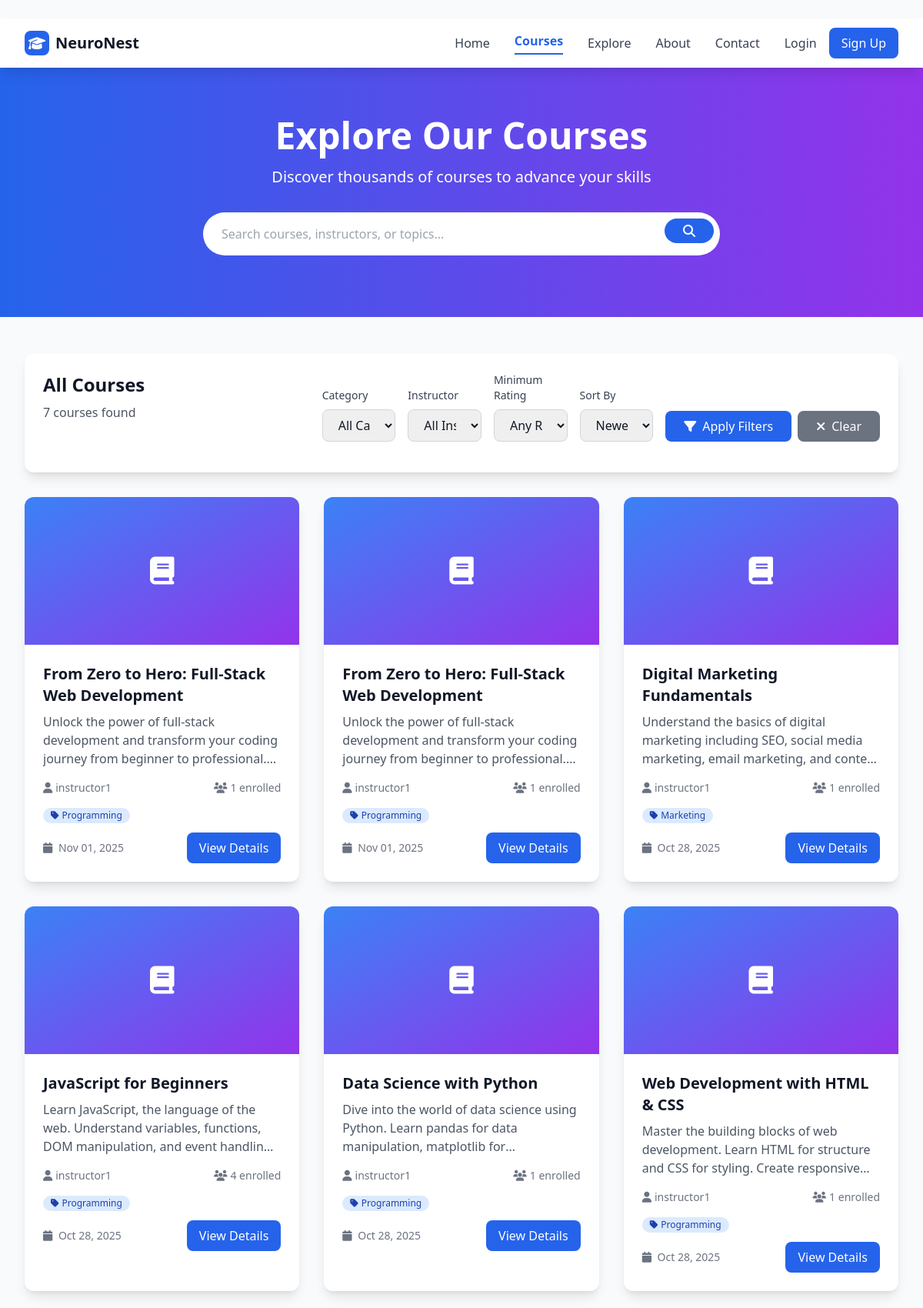
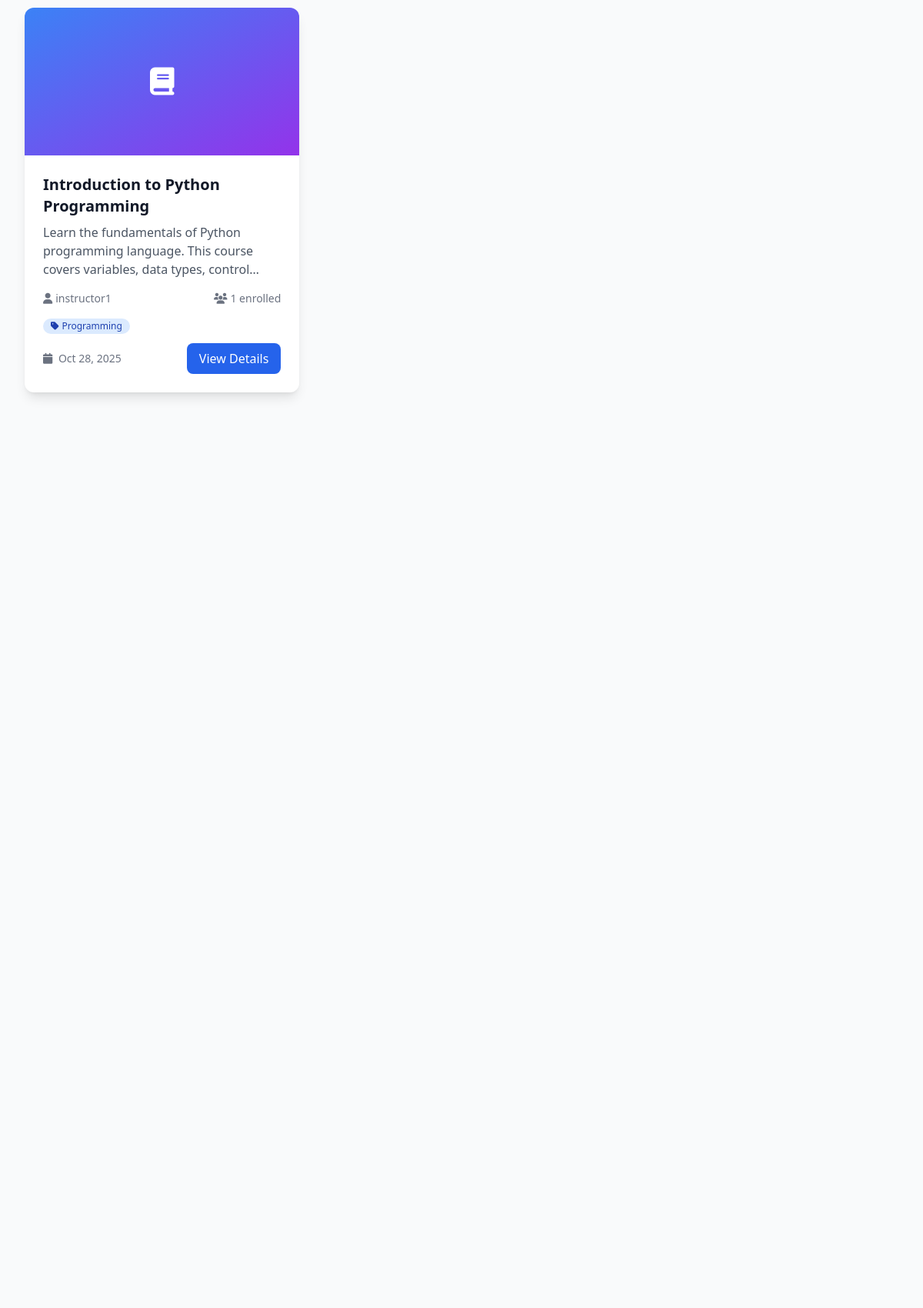
Page /courses/ (upper part) on the committed database (2 pictures, top to bottom).
### courses/models.py (models this page shows, shortened)
class Course(models.Model):
    CATEGORY_CHOICES = [
        ('programming', 'Programming'),
        ('design', 'Design'),
        ('business', 'Business'),
        ('data_science', 'Data Science'),
        ('marketing', 'Marketing'),
        ('photography', 'Photography'),
        ('music', 'Music'),
        ('language', 'Language'),
        ('health', 'Health & Fitness'),
        ('other', 'Other'),
    ]
    title = models.CharField(max_length=200)
    description = models.TextField(blank=True)
    instructor = models.ForeignKey(User, on_delete=models.CASCADE, limit_choices_to={'role': 'instructor'})
    category = models.CharField(max_length=50, choices=CATEGORY_CHOICES, default='other')
    created_at = models.DateTimeField(auto_now_add=True)

### users/models.py (models this page shows, shortened)
class CustomUser(AbstractUser):
    ROLE_CHOICES = (
        ('student', 'Student'),
        ('instructor', 'Instructor'),
        ('admin', 'Admin'),
    )
    role = models.CharField(max_length=20, choices=ROLE_CHOICES, default='student')

### courses/views.py (the view, shortened to what this page needs)
# urls.py: path('', views.course_list, name='course_list'),
def course_list(request):
    courses = Course.objects.all().annotate(
        enrollment_count=Count('enrollment'),
        avg_rating=Avg('progress__score')
    )
    search_query = request.GET.get('search', '')
    instructor_filter = request.GET.get('instructor', '')
    category_filter = request.GET.get('category', '')
    sort_by = request.GET.get('sort', 'newest')
    min_rating = request.GET.get('min_rating', '')
    if category_filter:
        courses = courses.filter(category=category_filter)
    if instructor_filter:
        courses = courses.filter(instructor__username__icontains=instructor_filter)
    if min_rating:
        try:
            min_rating_value = float(min_rating)
            courses = courses.filter(avg_rating__gte=min_rating_value)
        except (ValueError, TypeError):
            pass
    if sort_by == 'newest':
        courses = courses.order_by('-created_at')
    elif sort_by == 'oldest':
        courses = courses.order_by('created_at')
    elif sort_by == 'popular':
        courses = courses.order_by('-enrollment_count', '-created_at')
    elif sort_by == 'rating':
        courses = courses.order_by('-avg_rating', '-created_at')
    elif sort_by == 'title':
        courses = courses.order_by('title')
    elif sort_by == 'category':
        courses = courses.order_by('category', 'title')
    else:
        courses = courses.order_by('-created_at')
    instructors = User.objects.filter(role='instructor', course__isnull=False).distinct().order_by('username')
    categories_with_counts = Course.objects.values('category').annotate(
        count=Count('id'),
        category_display=Case(
            *[When(category=choice[0], then=Value(choice[1])) for choice in Course.CATEGORY_CHOICES],
            default=Value('Other'),
            output_field=CharField()
        )
    ).order_by('category_display')
    paginator = Paginator(courses, 9)  # 9 courses per page
    page_number = request.GET.get('page')
    page_obj = paginator.get_page(page_number)
    context = {
        'page_obj': page_obj,
        'search_query': search_query,
        'instructor_filter': instructor_filter,
        'category_filter': category_filter,
        'sort_by': sort_by,
        'min_rating': min_rating,
        'total_courses': courses.count(),
        'instructors': instructors,
        'categories': categories_with_counts,
        'category_choices': Course.CATEGORY_CHOICES,
        'sort_options': [
            ('newest', 'Newest First'),
            ('oldest', 'Oldest First'),
            ('popular', 'Most Popular'),
            ('rating', 'Highest Rated'),
            ('title', 'Alphabetical'),
            ('category', 'By Category'),
        ]
    }
    return render(request, 'courses/course/course_list.html', context)

### courses/templates/courses/course/course_list.html (shortened to what this page needs)
﻿{% extends 'base/base.html' %}
{% block content %}
<div class="bg-gradient-to-r from-blue-600 to-purple-600 text-white py-16">
    <div class="max-w-7xl mx-auto px-4 sm:px-6 lg:px-8">
        <div class="text-center">
            <h1 class="text-4xl md:text-5xl font-bold mb-4">Explore Our Courses</h1>
            <p class="text-xl mb-8">Discover thousands of courses to advance your skills</p>
            <form method="GET" class="max-w-2xl mx-auto">
                <div class="relative">
                    <input type="text" name="search" value="{{ search_query }}"
                        placeholder="Search courses, instructors, or topics..."
                        class="w-full px-6 py-4 text-gray-900 rounded-full focus:outline-none focus:ring-4 focus:ring-blue-300">
                    <button type="submit"
                        class="absolute right-2 top-2 bg-blue-600 text-white px-6 py-2 rounded-full hover:bg-blue-700 transition-colors">
                        <i class="fas fa-search"></i>
                    </button>
                </div>
            </form>
        </div>
    </div>
</div>
<div class="max-w-7xl mx-auto px-4 sm:px-6 lg:px-8 py-12">
    <div class="mb-8">
        <div class="bg-white dark:bg-gray-800 rounded-xl shadow-lg p-6 mb-6">
            <div class="flex flex-col lg:flex-row lg:items-start lg:justify-between gap-6">
                <div class="flex-1">
                    <h2 class="text-2xl font-bold text-gray-900 dark:text-white mb-2">
                        {% if search_query %}
                        Search Results for "{{ search_query }}"
                        {% else %}
                        All Courses
                        {% endif %}
                    </h2>
                    <p class="text-gray-600 dark:text-gray-300">
                        {{ total_courses }} course{{ total_courses|pluralize }} found
                    </p>
                </div>
                <div class="lg:w-2/3">
                    <form method="GET" class="space-y-4 md:space-y-0 md:flex md:items-end md:space-x-4">
                        <div class="flex-1">
                            <label for="category"
                                class="block text-sm font-medium text-gray-700 dark:text-gray-300 mb-2">
                                Category
                            </label>
                            <select name="category" id="category"
                                class="w-full px-4 py-2 border border-gray-300 dark:border-gray-600 rounded-lg focus:ring-2 focus:ring-blue-500 focus:border-transparent dark:bg-gray-700 dark:text-white">
                                <option value="">All Categories</option>
                            </select>
                        </div>
                        <div class="flex-1">
                            <label for="instructor"
                                class="block text-sm font-medium text-gray-700 dark:text-gray-300 mb-2">
                                Instructor
                            </label>
                            <select name="instructor" id="instructor"
                                class="w-full px-4 py-2 border border-gray-300 dark:border-gray-600 rounded-lg focus:ring-2 focus:ring-blue-500 focus:border-transparent dark:bg-gray-700 dark:text-white">
                                <option value="">All Instructors</option>
                            </select>
                        </div>
                        <div class="flex-1">
                            <label for="min_rating"
                                class="block text-sm font-medium text-gray-700 dark:text-gray-300 mb-2">
                                Minimum Rating
                            </label>
                            <select name="min_rating" id="min_rating"
                                class="w-full px-4 py-2 border border-gray-300 dark:border-gray-600 rounded-lg focus:ring-2 focus:ring-blue-500 focus:border-transparent dark:bg-gray-700 dark:text-white">
                                <option value="">Any Rating</option>
                            </select>
                        </div>
                        <div class="flex-1">
                            <label for="sort" class="block text-sm font-medium text-gray-700 dark:text-gray-300 mb-2">
                                Sort By
                            </label>
                            <select name="sort" id="sort"
                                class="w-full px-4 py-2 border border-gray-300 dark:border-gray-600 rounded-lg focus:ring-2 focus:ring-blue-500 focus:border-transparent dark:bg-gray-700 dark:text-white">
                                {% for value, label in sort_options %}
                                <option value="{{ value }}">{{ label }}</option>
                                {% endfor %}
                            </select>
                        </div>
                        <div class="flex space-x-2">
                            <button type="submit"
                                class="bg-blue-600 text-white px-6 py-2 rounded-lg hover:bg-blue-700 transition-colors">
                                <i class="fas fa-filter mr-2"></i>Apply Filters
                            </button>
                            <a href="{% url 'courses:course_list' %}"
                                class="bg-gray-500 text-white px-6 py-2 rounded-lg hover:bg-gray-600 transition-colors">
                                <i class="fas fa-times mr-2"></i>Clear
                            </a>
                        </div>
                    </form>
                </div>
            </div>
        </div>
    </div>
    {% if page_obj %}
    <div class="grid grid-cols-1 md:grid-cols-2 lg:grid-cols-3 gap-8 mb-12">
        {% for course in page_obj %}
        <div
            class="bg-white dark:bg-gray-800 rounded-xl shadow-lg overflow-hidden hover:shadow-xl transition-shadow duration-300">
            <div class="h-48 bg-gradient-to-br from-blue-500 to-purple-600 flex items-center justify-center">
                <i class="fas fa-book text-white text-4xl"></i>
            </div>
            <div class="p-6">
                <h3 class="text-xl font-bold text-gray-900 dark:text-white mb-2">{{ course.title }}</h3>
                <p class="text-gray-600 dark:text-gray-300 mb-4 line-clamp-3">{{ course.description|truncatewords:20 }}
                </p>
                <div class="flex items-center justify-between text-sm text-gray-500 dark:text-gray-400 mb-4">
                    <div class="flex items-center">
                        <i class="fas fa-user mr-1"></i>
                        <span>{{ course.instructor.username }}</span>
                    </div>
                    <div class="flex items-center">
                        <i class="fas fa-users mr-1"></i>
                        <span>{{ course.enrollment_count }} enrolled</span>
                    </div>
                </div>
                <div class="mb-3">
                    <span
                        class="inline-flex items-center px-2.5 py-0.5 rounded-full text-xs font-medium bg-blue-100 text-blue-800 dark:bg-blue-900 dark:text-blue-200">
                        <i class="fas fa-tag mr-1"></i>
                        {{ course.get_category_display }}
                    </span>
                </div>
                <div class="flex items-center justify-between">
                    <div class="text-sm text-gray-500 dark:text-gray-400">
                        <i class="fas fa-calendar mr-1"></i>
                        {{ course.created_at|date:"M d, Y" }}
                    </div>
                    <a href="{% url 'courses:course_detail' course.id %}"
                        class="bg-blue-600 text-white px-4 py-2 rounded-lg hover:bg-blue-700 transition-colors">
                        View Details
                    </a>
                </div>
            </div>
        </div>
        {% endfor %}
    </div>
    {% endif %}
</div>
{% endblock %}

### rows in the picture
Course: title "From Zero to Hero: Full-Stack Web Development", description "Unlock the power of full-stack development and transform your coding journey from beginner to…", instructor.username "instructor1", enrollment_count "1", category "Programming", created_at "Nov 01, 2025"
Course: title "From Zero to Hero: Full-Stack Web Development", description "Unlock the power of full-stack development and transform your coding journey from beginner to…", instructor.username "instructor1", enrollment_count "1", category "Programming", created_at "Nov 01, 2025"
Course: title "Digital Marketing Fundamentals", description "Understand the basics of digital marketing including SEO, social media marketing, email marketing, and…", instructor.username "instructor1", enrollment_count "1", category "Marketing", created_at "Oct 28, 2025"
Course: title "JavaScript for Beginners", description "Learn JavaScript, the language of the web. Understand variables, functions, DOM manipulation, and event…", instructor.username "instructor1", enrollment_count "4", category "Programming", created_at "Oct 28, 2025"
Course: title "Data Science with Python", description "Dive into the world of data science using Python. Learn pandas for data manipulation, matplotlib…", instructor.username "instructor1", enrollment_count "1", category "Programming", created_at "Oct 28, 2025"
Course: title "Web Development with HTML & CSS", description "Master the building blocks of web development. Learn HTML for structure and CSS for styling. Create…", instructor.username "instructor1", enrollment_count "1", category "Programming", created_at "Oct 28, 2025"
Course: title "Introduction to Python Programming", description "Learn the fundamentals of Python programming language. This course covers variables, data types,…", instructor.username "instructor1", enrollment_count "1", category "Programming", created_at "Oct 28, 2025"

### other values in the picture
{{ total_courses }} "7"
form field sort "Newest First"
